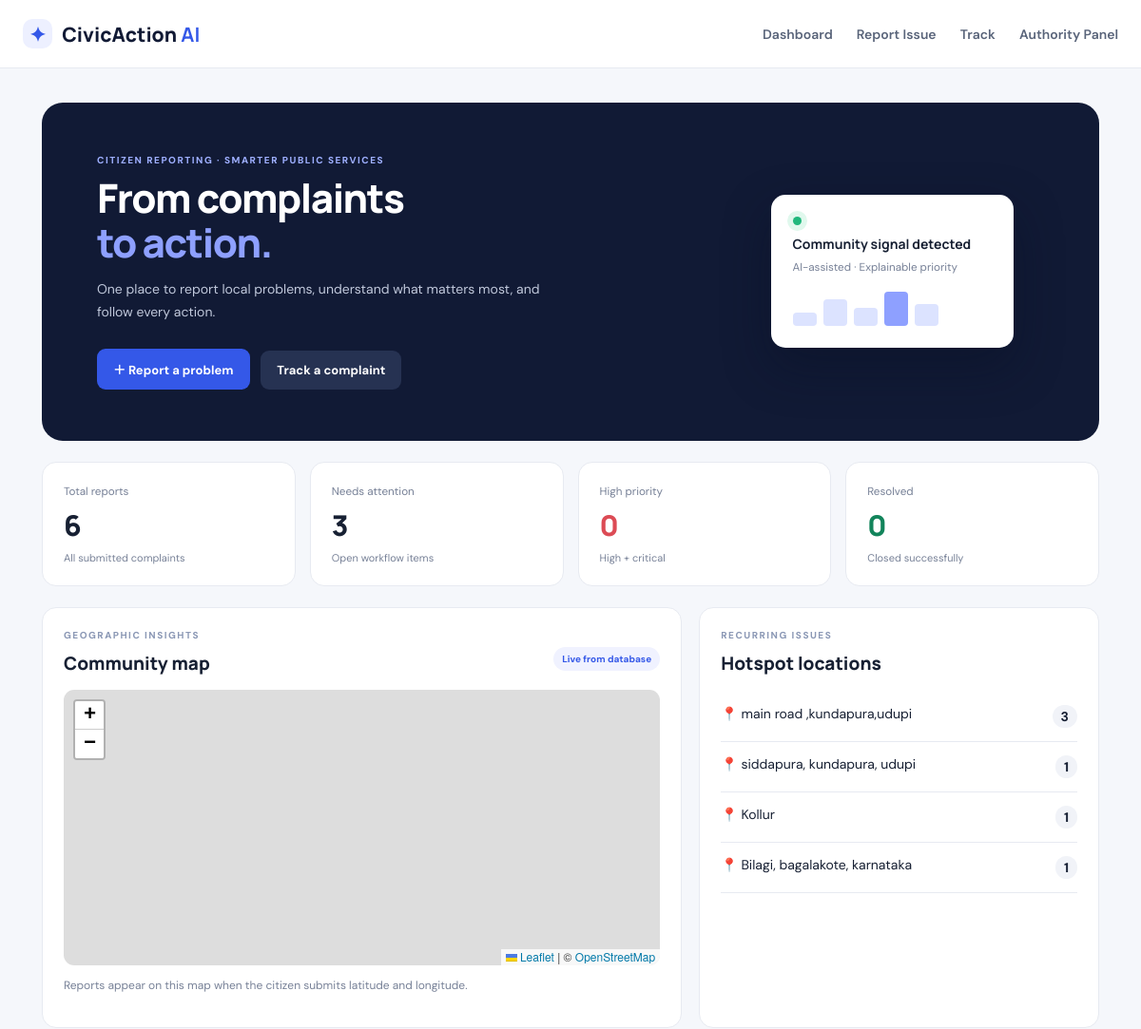
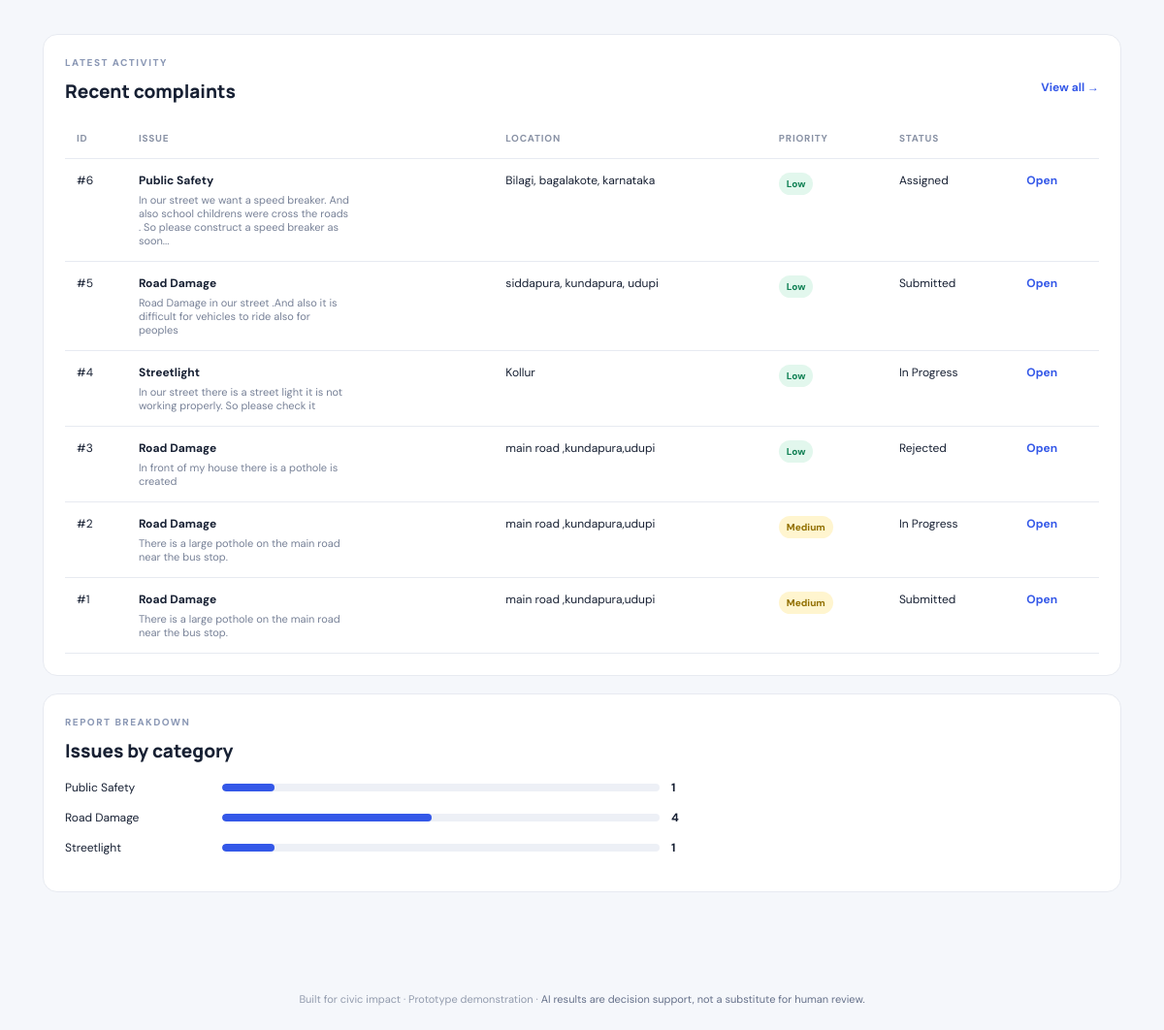
The page / on the database its author committed (2 pictures, top to bottom).
### tables this page shows
CREATE TABLE complaints (
                id INTEGER PRIMARY KEY AUTOINCREMENT,
                citizen_name TEXT NOT NULL,
                description TEXT NOT NULL,
                category TEXT NOT NULL,
                location TEXT NOT NULL,
                latitude REAL,
                longitude REAL,
                image TEXT,
                summary TEXT NOT NULL,
                priority TEXT NOT NULL,
                priority_score INTEGER NOT NULL,
                priority_reason TEXT NOT NULL,
                duplicate_of INTEGER,
                status TEXT NOT NULL DEFAULT 'Submitted',
                assigned_to TEXT DEFAULT '',
                created_at TEXT NOT NULL,
                updated_at TEXT NOT NULL
            );

### app.py (the view)
@app.route("/")
def index():
    with get_db() as db:
        stats = {
            "total": db.execute("SELECT COUNT(*) FROM complaints").fetchone()[0],
            "pending": db.execute("SELECT COUNT(*) FROM complaints WHERE status IN ('Submitted','Under Review','Assigned')").fetchone()[0],
            "high": db.execute("SELECT COUNT(*) FROM complaints WHERE priority IN ('High','Critical')").fetchone()[0],
            "resolved": db.execute("SELECT COUNT(*) FROM complaints WHERE status='Resolved'").fetchone()[0],
        }
        recent = db.execute("SELECT * FROM complaints ORDER BY id DESC LIMIT 6").fetchall()
        category_rows = db.execute("SELECT category, COUNT(*) AS count FROM complaints GROUP BY category").fetchall()
        hotspots = db.execute("SELECT location, COUNT(*) AS count FROM complaints GROUP BY lower(location) ORDER BY count DESC LIMIT 5").fetchall()
    return render_template("index.html", stats=stats, recent=recent, category_rows=category_rows, hotspots=hotspots)

### app.py (called while the page is built)
def get_db():
    conn = sqlite3.connect(DB_PATH)
    conn.row_factory = sqlite3.Row
    return conn

### templates/index.html (shortened to what this page needs)
{% extends "base.html" %}
{% block content %}
<section class="hero">
  <div><p class="eyebrow">CITIZEN REPORTING · SMARTER PUBLIC SERVICES</p><h1>From complaints<br><span>to action.</span></h1>
  <p class="hero-copy">One place to report local problems, understand what matters most, and follow every action.</p>
  <a class="btn primary" href="{{ url_for('report') }}">＋ Report a problem</a>
  <a class="btn secondary" href="{{ url_for('track_form') }}">Track a complaint</a></div>
  <div class="hero-art"><div class="orbit">✦</div><div class="hero-card"><span class="pulse"></span><b>Community signal detected</b><small>AI-assisted · Explainable priority</small><div class="mini-bars"><i></i><i></i><i></i><i></i><i></i></div></div></div>
</section>
<section class="stats">
  <div class="stat"><small>Total reports</small><strong>{{ stats.total }}</strong><span>All submitted complaints</span></div>
  <div class="stat"><small>Needs attention</small><strong>{{ stats.pending }}</strong><span>Open workflow items</span></div>
  <div class="stat"><small>High priority</small><strong class="red">{{ stats.high }}</strong><span>High + critical</span></div>
  <div class="stat"><small>Resolved</small><strong class="green">{{ stats.resolved }}</strong><span>Closed successfully</span></div>
</section>
<section class="section-grid">
  <div class="panel wide"><div class="panel-heading"><div><p class="eyebrow">GEOGRAPHIC INSIGHTS</p><h2>Community map</h2></div><span class="tag">Live from database</span></div>
    <div id="map" class="map"></div><p class="hint">Reports appear on this map when the citizen submits latitude and longitude.</p>
  </div>
  <div class="panel"><p class="eyebrow">RECURRING ISSUES</p><h2>Hotspot locations</h2>
    {% if hotspots %}<ul class="hotspot-list">{% for h in hotspots %}<li><span>📍 {{ h.location }}</span><b>{{ h.count }}</b></li>{% endfor %}</ul>{% else %}<p class="muted">No location patterns yet. Submit sample reports to reveal hotspots.</p>{% endif %}
  </div>
</section>
<section class="panel"><div class="panel-heading"><div><p class="eyebrow">LATEST ACTIVITY</p><h2>Recent complaints</h2></div><a href="{{ url_for('admin') }}" class="text-link">View all →</a></div>
{% if recent %}<div class="table-wrap"><table><thead><tr><th>ID</th><th>Issue</th><th>Location</th><th>Priority</th><th>Status</th><th></th></tr></thead><tbody>
{% for c in recent %}<tr><td>#{{ c.id }}</td><td><b>{{ c.category }}</b><small class="cell-sub">{{ c.summary }}</small></td><td>{{ c.location }}</td><td><span class="priority {{ c.priority|lower }}">{{ c.priority }}</span></td><td>{{ c.status }}</td><td><a href="{{ url_for('track', complaint_id=c.id) }}">Open</a></td></tr>{% endfor %}
</tbody></table></div>{% else %}<div class="empty">No complaints yet. Be the first to report an issue.</div>{% endif %}
</section>
<section class="panel"><p class="eyebrow">REPORT BREAKDOWN</p><h2>Issues by category</h2><div class="category-bars">
{% for row in category_rows %}<div class="bar-row"><span>{{ row.category }}</span><div class="bar-track"><i style="width: {{ [row.count * 12, 100]|min }}%"></i></div><b>{{ row.count }}</b></div>{% else %}<p class="muted">Category insights will appear after reports are submitted.</p>{% endfor %}
</div></section>
{% endblock %}

### templates/base.html (shortened to what this page needs)
<!DOCTYPE html>
<html lang="en">
<head>
  <link rel="stylesheet" href="{{ url_for('static', filename='css/style.css') }}">
  <link rel="stylesheet" href="https://unpkg.com/leaflet@1.9.4/dist/leaflet.css">
</head>
<body>
<header class="topbar">
  <a class="brand" href="{{ url_for('index') }}"><span class="brand-icon">✦</span> CivicAction <b>AI</b></a>
  <nav>
    <a href="{{ url_for('index') }}">Dashboard</a>
    <a href="{{ url_for('report') }}">Report Issue</a>
    <a href="{{ url_for('track_form') }}">Track</a>
    <a href="{{ url_for('admin') }}">Authority Panel</a>
  </nav>
</header>
<main class="container">
  {% block content %}{% endblock %}
</main>
<footer>Built for civic impact · Prototype demonstration · <span>AI results are decision support, not a substitute for human review.</span></footer>
</body>
</html>

### rows shown on the page
complaints: id "6", category "Public Safety", summary "In our street we want a speed breaker. And also school childrens were cross the roads . So please construct a speed breaker as soon...", location "Bilagi, bagalakote, karnataka", priority "Low", status "Assigned"
complaints: id "5", category "Road Damage", summary "Road Damage in our street .And also it is difficult for vehicles to ride also for peoples", location "siddapura, kundapura, udupi", priority "Low", status "Submitted"
complaints: id "4", category "Streetlight", summary "In our street there is a street light it is not working properly. So please check it", location "Kollur", priority "Low", status "In Progress"
complaints: id "3", category "Road Damage", summary "In front of my house there is a pothole is created", location "main road ,kundapura,udupi", priority "Low", status "Rejected"
complaints: id "2", category "Road Damage", summary "There is a large pothole on the main road near the bus stop.", location "main road ,kundapura,udupi", priority "Medium", status "In Progress"
complaints: id "1", category "Road Damage", summary "There is a large pothole on the main road near the bus stop.", location "main road ,kundapura,udupi", priority "Medium", status "Submitted"

### other values the page prints
{{ stats.total }} "6"
{{ stats.pending }} "3"
{{ stats.high }} "0"
{{ stats.resolved }} "0"
{{ h.location }} "main road ,kundapura,udupi" "siddapura, kundapura, udupi" "Kollur" "Bilagi, bagalakote, karnataka"
{{ h.count }} "3" "1" "1" "1"
{{ row.category }} "Public Safety" "Road Damage" "Streetlight"
{{ row.count }} "1" "4" "1"
